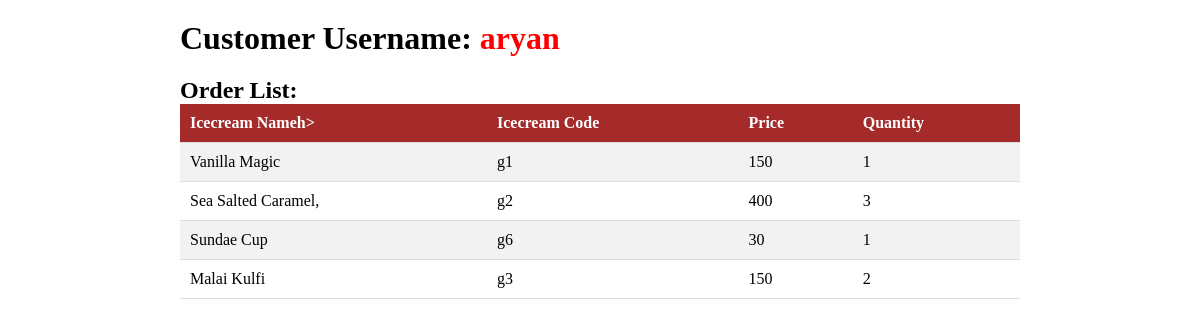
Page /vieworder.php?id=aryan (signed in) on the committed database.
### tables this page shows
CREATE TABLE `cart` (
  `username` varchar(50) NOT NULL,
  `pname` varchar(50) NOT NULL,
  `pcode` varchar(8) NOT NULL,
  `price` int(8) NOT NULL,
  `quantity` int(2) NOT NULL
);

### vieworder.php (the view, shortened to what this page needs)
<?php
include_once("connection.php");
$username =  isset($_REQUEST['id']) ? $_REQUEST['id'] : '';
?>
<!DOCTYPE html>
<html lang="en">
<head>
    <link rel="stylesheet" href="./css/vieworder.css">
</head>
<body>
    <div class="container">
        <h1>Customer Username: <span><?php echo $username;?></span> </h1>
        <h2>Order List: </h2>
    <div class="tb">
    <table>
        <tr>
            <th>Icecream Nameh>
            <th>Icecream Code</th>
			<th>Price</th>
            <th>Quantity</th>
        </tr>
        <?php
        $sql = "SELECT * FROM cart where username='$username' ";
        $result = $connection->query($sql);
        while($res = $result->fetch_assoc()) {
            echo "<tr>";
            echo "<td>".$res['pname']."</td>";
            echo "<td>".$res['pcode']."</td>";
			echo "<td>".$res['price']."</td>";
            echo "<td>".$res['quantity']."</td>";
            echo "</tr>";
        }
        ?>
    </table>
    </div>
    </div>
</body>
</html>

### css/vieworder.css (style rules this page uses)
* { margin: 0; padding: 0; box-sizing: border-box; }
body { width: 100%; }
.container { width: 70%; margin: 0 auto; }
h1 { margin-top: 20px; margin-bottom: 20px; }
h1 span { color: red; }
table { width: 100%; border-collapse: collapse; border-radius: 20px; }
th, td { padding: 10px; text-align: left; border-bottom: 1px solid #ddd; }
th { height: 4 0px; text-align: left; background-color: brown; color: white; }
td { height: 20px; vertical-align: bottom; }
tr:nth-child(even) { background-color: #f2f2f2; }

### rows in the picture
cart: pname "Vanilla Magic", pcode "g1", price "150", quantity "1"
cart: pname "Sea Salted Caramel,", pcode "g2", price "400", quantity "3"
cart: pname "Sundae Cup", pcode "g6", price "30", quantity "1"
cart: pname "Malai Kulfi", pcode "g3", price "150", quantity "2"

### other values in the picture
$username "aryan"
